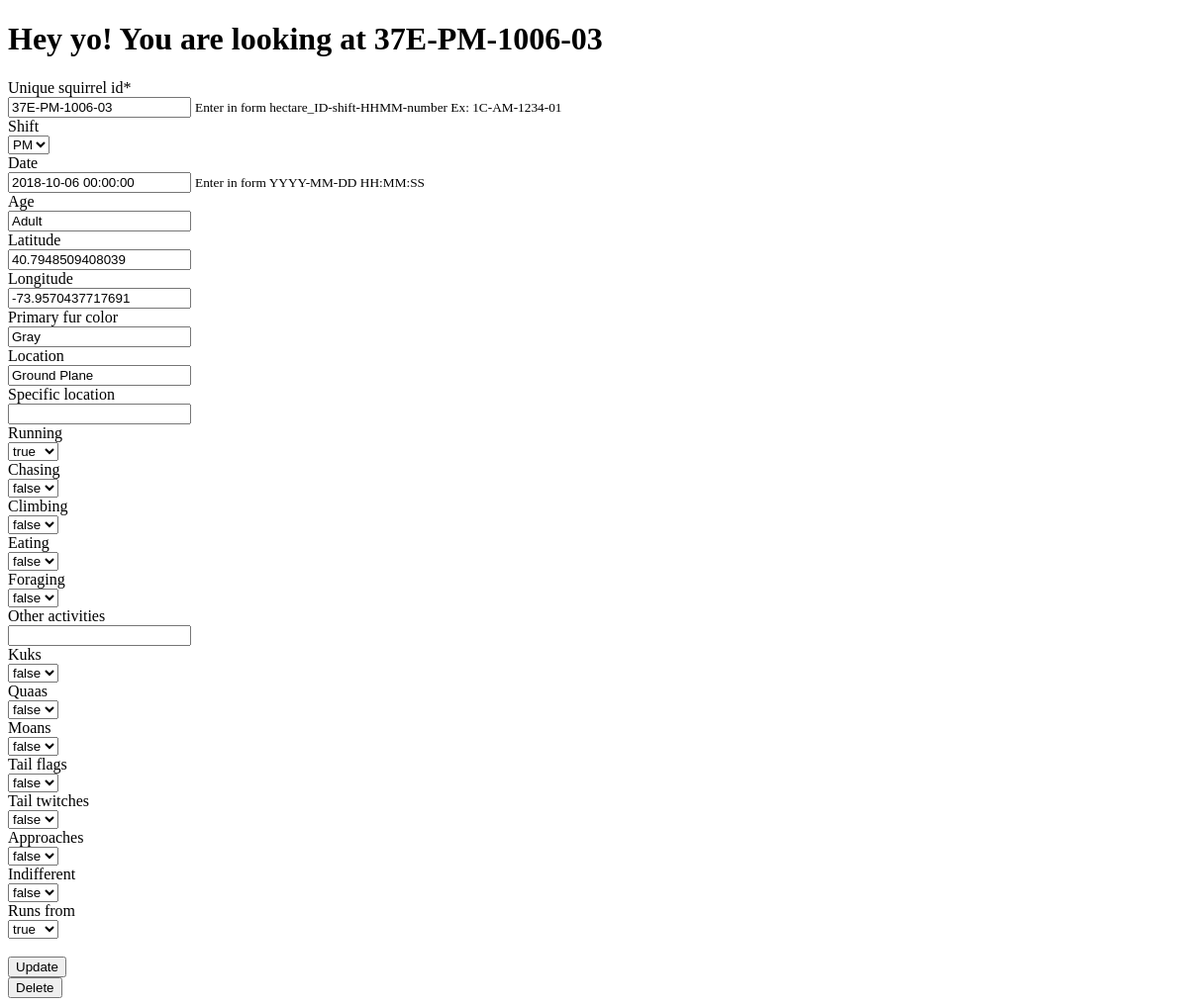
The app's page /sightings/37E-PM-1006-03/, older data.
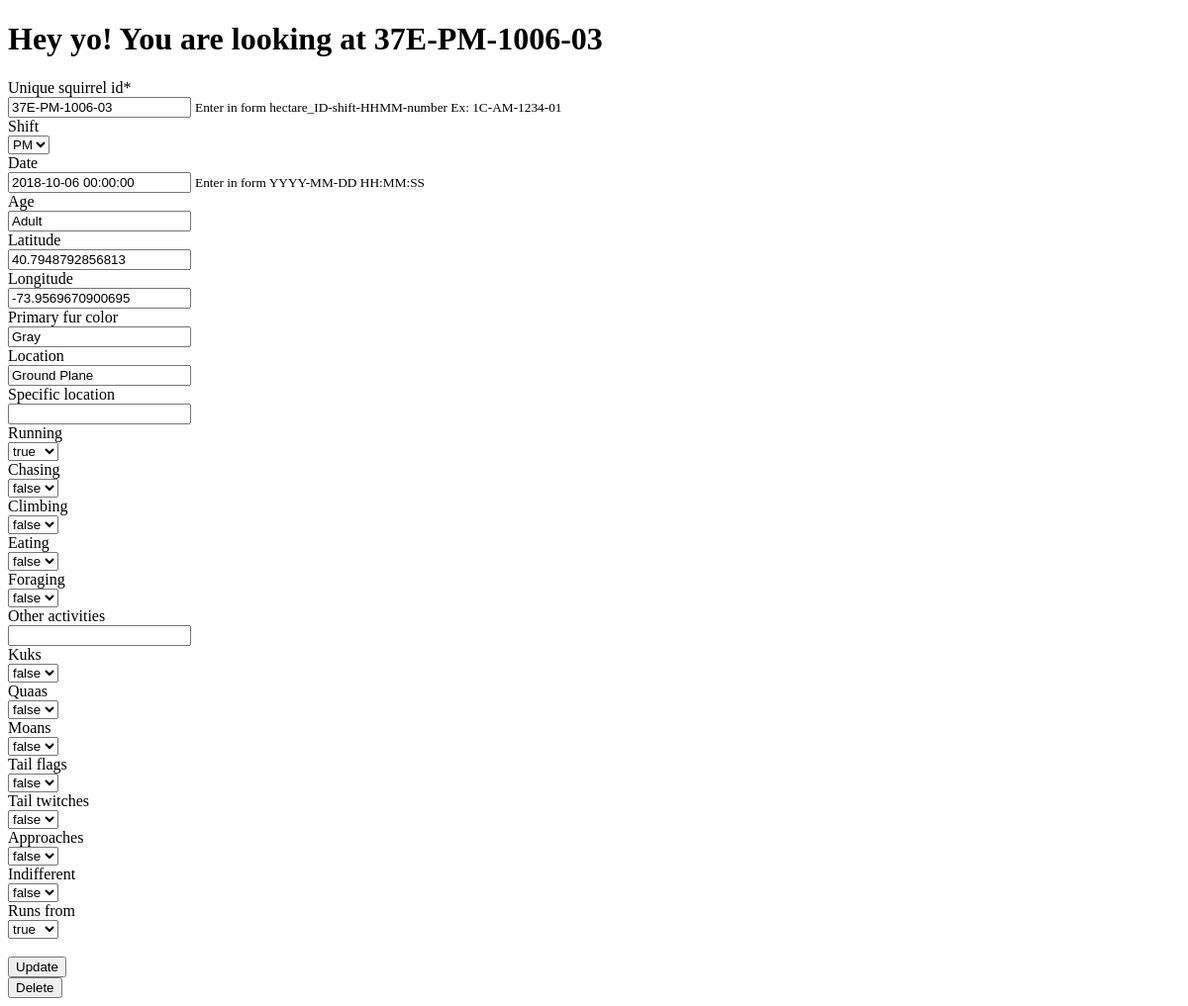
The same page, newer data.
### sightings/models.py (models this page shows, shortened)
class Squirrel(models.Model):
    objects = DataFrameManager()
    unique_squirrel_id = models.CharField(
        max_length = 100,
        help_text = _('Unique Squirrel ID'),
        unique = True,
        primary_key = True,
    )
    morning = 'AM'
    afternoon = 'PM'
    shift_choices = (
        (morning, 'AM'),
        (afternoon, 'PM'),
    )
    shift = models.CharField(
        max_length = 2,
        choices = shift_choices,
        default = morning,
        help_text = _('AM/PM'),
        null = True,
    )
    date = models.DateTimeField(
        help_text = _('Date'),
        null = True,
    )
    age = models.CharField(
        max_length = 10,
        help_text = _('Age'),
        null = True,
    )
    latitude = models.FloatField(
        max_length = 20,
        help_text =_('Latitude'),
        null = True,
    )
    longitude = models.FloatField(
        max_length = 20,
        help_text =_('Longtitude'),
        null = True,
    )
    primary_fur_color = models.CharField(
        max_length = 100,
        help_text = _('Primary Fur Color'),
        null = True,
    )
    location = models.CharField(
        max_length = 100,
        help_text = _('Location'),
        null = True,
    )
    specific_location = models.CharField(
        max_length = 100,
        help_text = _('Specific Location'),
        null = True,
    )
    t = 'true'
    f = 'false'
    n = ''
    True_False = (
        (t, 'true'),
        (f, 'false'),
        (n, ''),
    )
    running = models.CharField(
        max_length = 10,
        choices = True_False,
        default = n,
        help_text = _('TRUE/FALSE'),
        null = True,
    )
    chasing = models.CharField(
        max_length = 10,
        choices = True_False,
        default = n,
        help_text = _('TRUE/FALSE'),
        null = True,
    )
    climbing = models.CharField(
        max_length = 10,
        choices = True_False,
        default = n,
        help_text = _('TRUE/FALSE'),
        null = True,
    )
    eating = models.CharField(
        max_length = 10,
        choices = True_False,
        default = n,
        help_text = _('TRUE/FALSE'),
        null = True,
    )
    foraging = models.CharField(
        max_length = 10,
        choices = True_False,
        default = n,
        help_text = _('TRUE/FALSE'),
        null = True,
    )
    other_activities = models.CharField(
        max_length = 100,
        help_text = _('Other Activities'),
        null = True,
    )
    kuks = models.CharField(
        max_length = 10,
        choices = True_False,
        default = n,
        help_text = _('TRUE/FALSE'),
        null = True,
    )
    quaas = models.CharField(
        max_length = 10,
        choices = True_False,
        default = n,
        help_text = _('TRUE/FALSE'),
        null = True,
    )
    moans = models.CharField(
        max_length = 10,
        choices = True_False,
        default = n,
        help_text = _('TRUE/FALSE'),
        null = True,
    )
    tail_flags = models.CharField(
        max_length = 10,
        choices = True_False,
        default = n,
        help_text = _('TRUE/FALSE'),
        null = True,
    )
    tail_twitches = models.CharField(
        max_length = 10,
        choices = True_False,
        default = n,
        help_text = _('TRUE/FALSE'),
        null = True,
    )
    approaches = models.CharField(
        max_length = 10,
        choices = True_False,
        default = n,
        help_text = _('TRUE/FALSE'),
        null = True,
    )
    indifferent = models.CharField(
        max_length = 10,
        choices = True_False,
        default = n,
        help_text = _('TRUE/FALSE'),
        null = True,
    )
    runs_from = models.CharField(
        max_length = 10,
        choices = True_False,
        default = n,
        help_text = _('TRUE/FALSE'),
        null = True,
    )

### sightings/views.py (the view)
# urls.py: path('sightings/<str:unique_squirrel_id>/', views.sighting_details, name = 'sighting_details'),
def sighting_details(request, unique_squirrel_id, error_message = None):
    sightings = get_object_or_404(Squirrel, pk = unique_squirrel_id)
    form = AddForm(request.POST or None, instance=sightings)
    context = {
        'sightings': sightings,
        'form': form,
    }
    if request.method == 'POST' :
        if form.is_valid():
            model_instance = form.save(commit=False)
            model_instance.timestamp = timezone.now()
            model_instance.save()
            return HttpResponse('Thanks! We have updated it!')
        else:
            return HttpResponse('Invalid Input (Wrong Data etc.)')
    else:
        return render(request, 'sightings/detail.html', context)

### sightings/forms.py
class AddForm(ModelForm):
    class Meta:
        model = Squirrel
        fields = '__all__'
    def __init__(self, *args, **kwargs):
        super(AddForm, self).__init__(*args, **kwargs)
        for field in self.fields:
            if field == 'unique_squirrel_id':
                help_text = self.fields[field].help_text
                self.fields[field].help_text = "Enter in form hectare_ID-shift-HHMM-number Ex: 1C-AM-1234-01"
            elif field == 'date':
                help_text = self.fields[field].help_text
                self.fields[field].help_text = "Enter in form YYYY-MM-DD HH:MM:SS"
                self.fields[field].required = False
            else:
                self.fields[field].required = False
                help_text = self.fields[field].help_text
                self.fields[field].help_text = None

### sightings/templates/sightings/detail.html (shortened to what this page needs)
<!DOCTYPE html>
<html lang="en">
	<head>
		<h1> Hey yo! You are looking at {{ sightings.unique_squirrel_id }} </h1>
	</head>
{% load crispy_forms_tags %}
	<body>
<form method = "post">
	{% for field in form %}
	    <div class="fieldWrapper" >
	        {{ field|as_crispy_field }}
	    </div>
	{% endfor %}
	<br>
    <button onclick="return confirm('Are you sure?');">Update</button>
	</form>
	<form action="{% url 'sightings:delete' sightings.unique_squirrel_id %}" method="post">
	<button onclick="return confirm('Are you sure?');">Delete</button>
	</form>
	</body>
</html>

Row changes from the older to the newer data that the page shows:
changed Squirrel "37E-PM-1006-03": latitude "40.7948509408039" → "40.7948792856813"; longitude "-73.9570437717691" → "-73.9569670900695"
